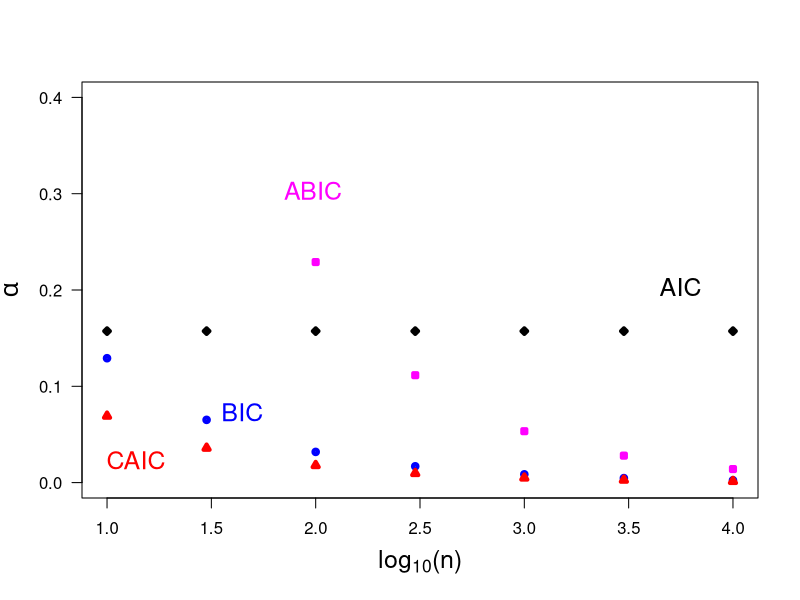

Source code (R):
print('file: SolutionAlphaBIC.R')
# EXERCISE & SOLUTION: alpha for AIC etc., Dziak et al. (2018, Table 2, p.12) 
AnAIC = 2
alphaAIC = 1-pchisq(AnAIC,1)
n = c(10,30,100,300,1e3,3000,1e4)
L = length(n)
alphaAICa = rep(alphaAIC,L)
alphaBIC = 1-pchisq(log(n),1)
alphaABIC = 1-pchisq(log((n+2)/24),1) 
# please note: for n = 10 is log((n+2)/24) < 0 -> pchisq = 0
alphaCAIC = 1-pchisq((log(n)+1),1)
# ------------
# png('Dziak18alphaEXERCISE181121.png',width=16,height=16,units='cm',res=300)
plot(log10(n),alphaBIC,type='p',lwd=4,col='blue',
     xlab=expression(paste(log[10],'(n)')),
     ylab=expression(alpha),las=1,cex=0.6,ylim=c(0,0.4),cex.lab=1.5)
points(log10(n),alphaAICa,col='black',pch=23,cex=0.6,lwd=4)
points(log10(n),alphaCAIC,col='red',pch=24,cex=0.6,lwd=4)
points(log10(n),alphaABIC,col='magenta',pch=22,cex=0.6,lwd=4)
text(0.95,0.02,'CAIC',col='red',pos=4,cex=1.5)
text(1.5,0.07,'BIC',col='blue',pos=4,cex=1.5)
text(3.6,0.2,'AIC',col='black',pos=4,cex=1.5)
text(1.8,0.3,'ABIC',col='magenta',pos=4,cex=1.5)
# dev.off()